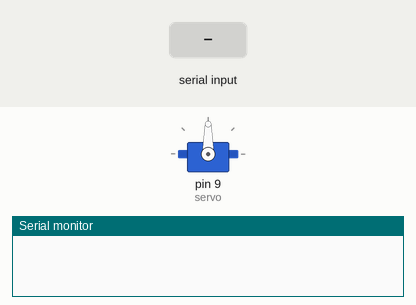
Simulated run of this sketch. Board: Arduino Uno, built with avr-gcc and run on an emulated ATmega328P. Shown: servo, the last lines printed to the serial monitor. Inputs (shaded band) come from the test bench.

Above: at 1.2 s.
1.3 s: "j\n" received over the second serial link
At 2.5 s:
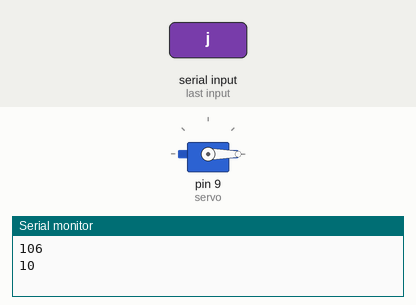
2.8 s: "i\n" received over the second serial link
At 3.7 s:
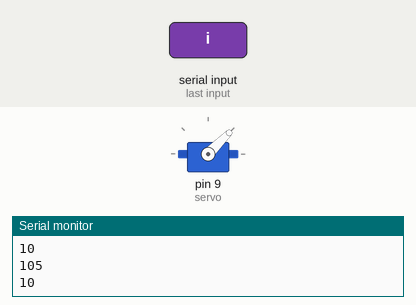
4.3 s: "o\n" received over the second serial link
At 4.8 s:
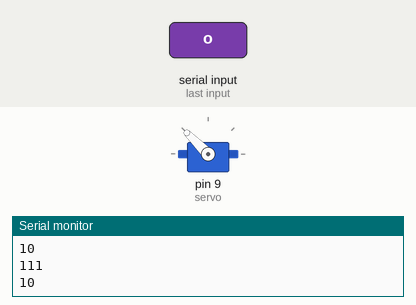
5.8 s: "l\n" received over the second serial link
At 7.0 s:
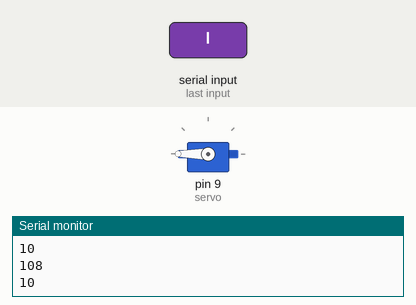
7.3 s: "k\n" received over the second serial link
At 8.3 s:
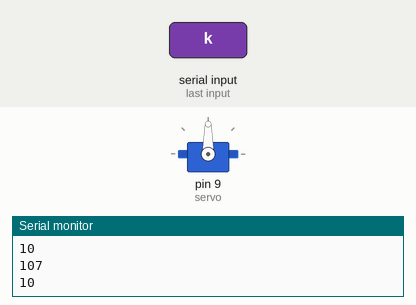
Timing chart, 0 to 9.8 s (numbered marks = the images above; inputs shaded):
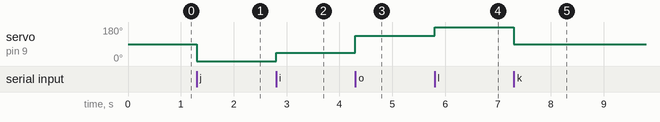

The sketch:

servo3.ino
```cpp
#include<Servo.h>
#include<SoftwareSerial.h>

SoftwareSerial BTSerial(2,3);
byte buffer[1024];
int bufferPosition;

Servo servo;
int motorAngle = 0;
int servoVal = 0;
int servoAngle = 90;

void setup() {
  // put your setup code here, to run once:

  servo.attach(9);

  BTSerial.begin(9600);
  Serial.begin(9600);
  bufferPosition =0;

}

void loop() {
  // put your main code here, to run repeatedly:
  if(BTSerial.available()){
      byte data = BTSerial.read();
      buffer[bufferPosition++]=data;

      Serial.println(data);

      switch(data){
          case 'j':
            servo.write(0);
            break;
          case 'i':
            servo.write(45);
            break;
          case 'k':
            servo.write(90);
            break;
          case 'o':
            servo.write(135);
            break;
          case 'l':
            servo.write(180);
            break;
          case '\n':
            bufferPosition = 0;
            break;

        }
    }
}


void angleWrite(int angle){  // 버튼을 통해 서보모터를 제어하는 함수
  servo.write(angle);
}
```

Measured:
- after the input at 1.3 s, servo on pin 9 (servo): 90° → 0° at once
- after the input at 2.8 s, servo on pin 9 (servo): 0° → 45° at once
- after the input at 4.3 s, servo on pin 9 (servo): 45° → 135° at once
- after the input at 5.8 s, servo on pin 9 (servo): 135° → 180° at once
- after the input at 7.3 s, servo on pin 9 (servo): 180° → 90° at once
